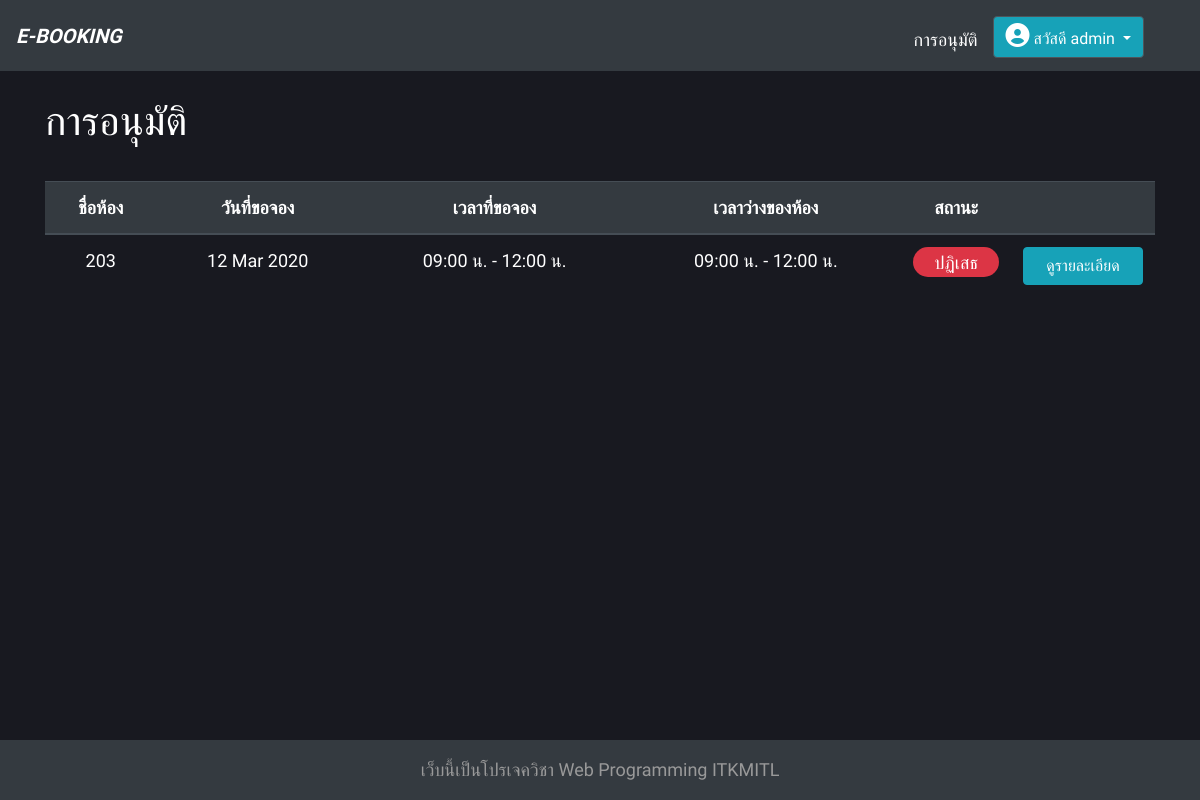
/accept/ (signed in), run on an earlier commit of the app's database.
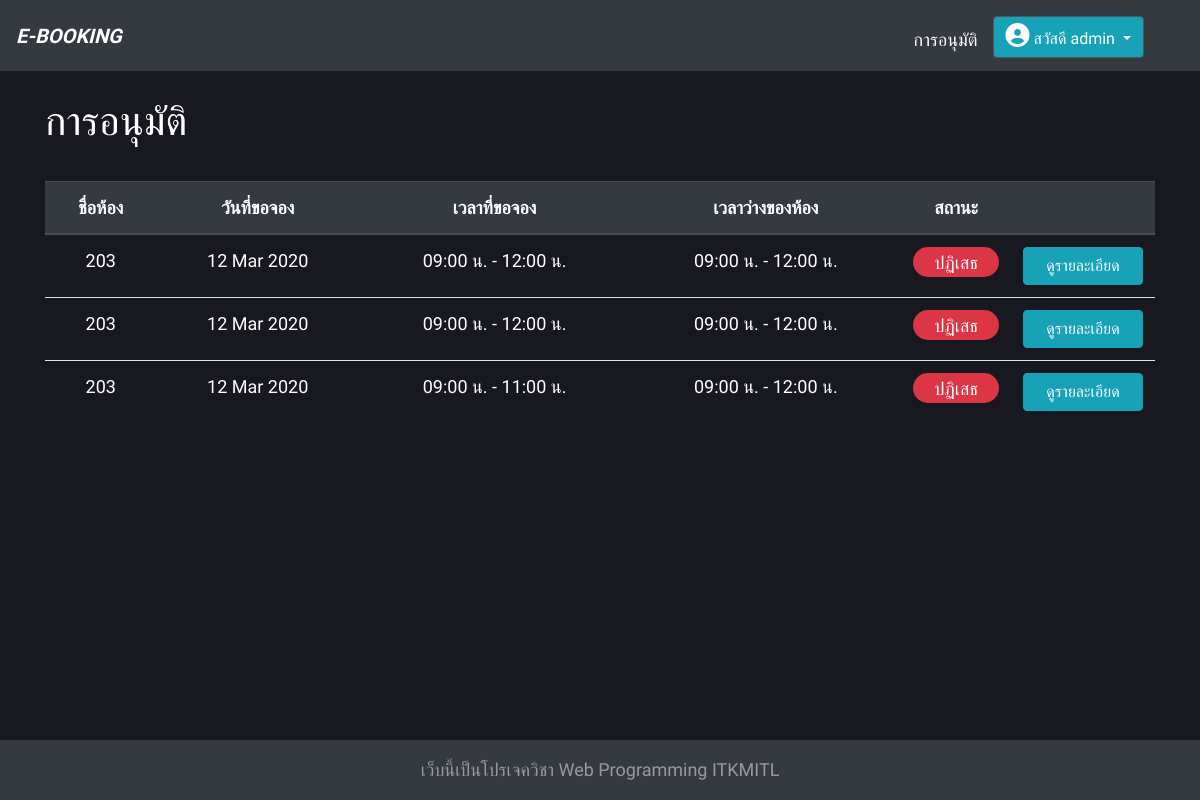
And on a later commit of the database.
### room/models.py (models this page shows, shortened)
class Booking(models.Model):
    book_id = models.AutoField(primary_key=True)
    room = models.ForeignKey(Room, on_delete=models.CASCADE)
    date = models.DateField()
    start_time =  models.TimeField()
    end_time =  models.TimeField()
    description = models.TextField(null=True, blank=True)
    status = models.CharField(max_length=50)
    status_remark = models.TextField(null=True, blank=True)
    book_by = models.ForeignKey(User, on_delete=models.CASCADE)
    book_date = models.DateField()

class Room(models.Model):
    room_id = models.AutoField(primary_key=True)
    name = models.CharField(max_length=50)
    open_time = models.TimeField()
    close_time =  models.TimeField()
    capacity = models.IntegerField()

### room/views.py (the view)
# urls.py: path('accept/', views.accept, name='accept'),
@login_required
@permission_required('room.change_room')
def accept(request):
    context = {
        'booking': Booking.objects.all(),
    }
    return render(request, 'room/admin_accept.html', context=context)

### room/templates/room/admin_accept.html
{% extends 'base.html' %}
{% load static %}
{% block content %}
<h1>การอนุมัติ</h1><br>
<table class="table" style="text-align: center;">
  <thead class="thead-dark">
    <tr>
      <th scope="col">ชื่อห้อง</th>
      <th scope="col">วันที่ขอจอง</th>
      <th scope="col">เวลาที่ขอจอง</th>
      <th scope="col">เวลาว่างของห้อง</th>
      <th scope="col">สถานะ</th>
      <th scope="col"></th>
    </tr>
  </thead>
  <tbody>
    {% for b in booking %}
    <tr>
      <td>{{ b.room.name }}</th>
      <td>{{ b.date|date:'d M Y' }}</td>
      <td>{{ b.start_time|time:'H:i' }} น. - {{ b.end_time|time:'H:i' }} น.</td>
      <td>{{ b.room.open_time|time:'H:i' }} น. - {{ b.room.close_time|time:'H:i' }} น.</td>
      {% if b.status == 'อนุมัติ' %}
        <td><div class="bg-success" style="height: 30px; padding: 0; padding-top: 2px; ; border-radius:15px;" role="alert">{{ b.status }}</div></td>
      {% elif b.status == 'ปฏิเสธ' %}
        <td><div class="bg-danger" style="height: 30px; padding: 0; padding-top: 2px; ; border-radius:15px;" role="alert">{{ b.status }}</div></td>
      {% else %}
        <td><div class="bg-warning" style="height: 30px; padding: 0; padding-top: 2px; color:#000; border-radius:15px;" role="alert">{{ b.status }}</div></td>
      {% endif %}
      <td style="width:10%;">
        <a href="{% url 'accept_detail' b.book_id %}" style="width:120px;" class="btn btn-info">ดูรายละเอียด</a>
      </td>
    </tr>
    {% endfor %}
  </tbody>
</table>
{% endblock  %}

What changed in the data, as far as the page shows it:
added Booking: room.name "203", date "12 Mar 2020", start_time "09:00", end_time "12:00", room.open_time "09:00", room.close_time "12:00", status "ปฏิเสธ"
added Booking: room.name "203", date "12 Mar 2020", start_time "09:00", end_time "11:00", room.open_time "09:00", room.close_time "12:00", status "ปฏิเสธ"
